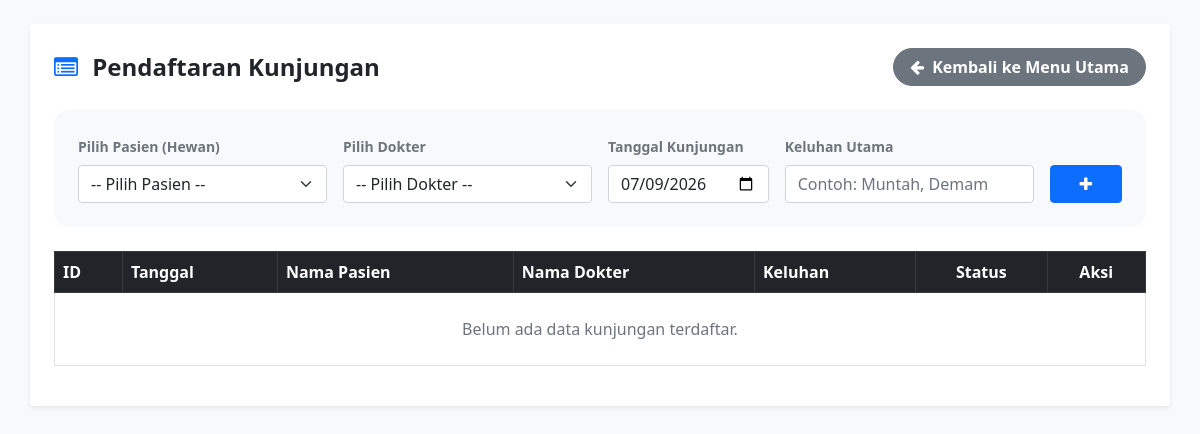
The page /page/data_kunjungan.php (signed in) on the database as committed earlier.
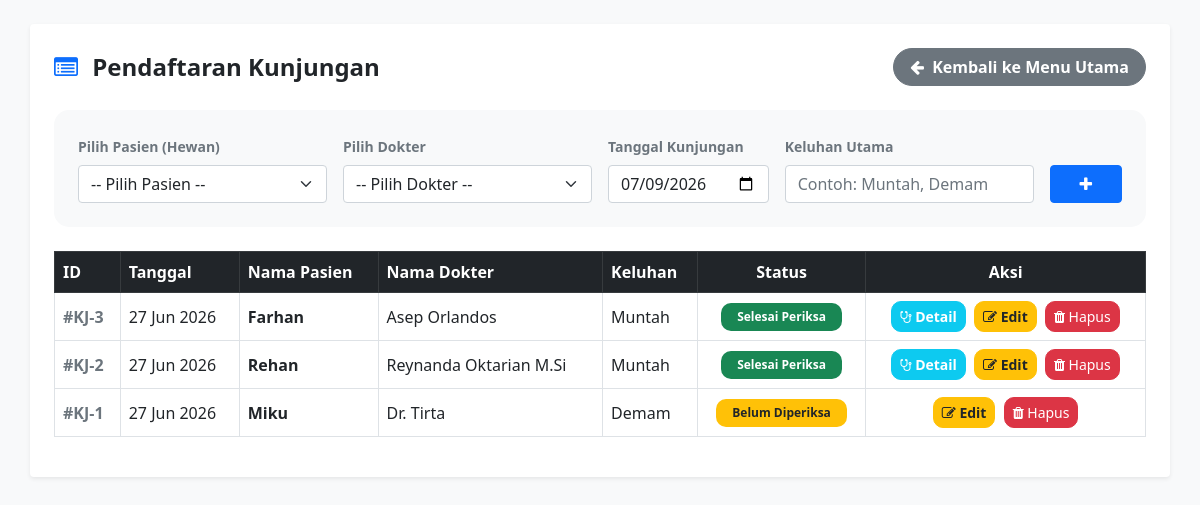
The same page on the database as committed later.
### tables this page shows
CREATE TABLE `kunjungan` (
  `ID_Kunjungan` int(11) NOT NULL,
  `ID_Hewan` int(11) DEFAULT NULL,
  `ID_Dokter` int(11) DEFAULT NULL,
  `Tanggal_Kunjungan` date NOT NULL,
  `Keluhan` text,
  `Diagnosa` text,
  `Catatan_Medis` text
);

CREATE TABLE `hewan` (
  `ID_Hewan` int(11) NOT NULL,
  `ID_Pemilik` int(11) DEFAULT NULL,
  `Nama_Hewan` varchar(100) NOT NULL,
  `Spesies` varchar(50) DEFAULT NULL,
  `Ras` varchar(50) DEFAULT NULL,
  `Jenis_Kelamin` enum('Jantan','Betina') DEFAULT NULL,
  `Tanggal_Lahir` date DEFAULT NULL
);

CREATE TABLE `dokter` (
  `ID_Dokter` int(11) NOT NULL,
  `Password` varchar(10) NOT NULL,
  `Nama_Dokter` varchar(100) NOT NULL
);

### page/data_kunjungan.php (the view, shortened to what the changed rows need)
<?php
include '../config/koneksi.php';
?>
<!DOCTYPE html>
<html lang="id">
<head>
    <link href="../vendor/bootstrap/css/bootstrap.min.css" rel="stylesheet">
    <link rel="stylesheet" href="../assets/css/fontawesome.css">
</head>
<body class="bg-light p-4">
    <div class="container bg-white p-4 shadow-sm rounded">
        <div class="table-responsive">
            <table class="table table-bordered table-hover align-middle">
                <thead class="table-dark">
                    <tr>
                        <th>ID</th>
                        <th>Tanggal</th>
                        <th>Nama Pasien</th>
                        <th>Nama Dokter</th>
                        <th>Keluhan</th>
                        <th class="text-center">Status</th>
                        <th class="text-center">Aksi</th>
                    </tr>
                </thead>
                <tbody>
                    <?php
                    $query_tampil = "SELECT k.*, h.Nama_Hewan, d.Nama_Dokter
                                     FROM kunjungan k
                                     JOIN hewan h ON k.ID_Hewan = h.ID_Hewan
                                     JOIN dokter d ON k.ID_Dokter = d.ID_Dokter
                                     ORDER BY k.ID_Kunjungan DESC";
                    $res = mysqli_query($koneksi, $query_tampil);
                    if (mysqli_num_rows($res) > 0) {
                        while ($row = mysqli_fetch_assoc($res)) {
                            $status = "<span class='badge bg-warning text-dark px-3 py-2' style='border-radius: 10px;'>Belum Diperiksa</span>";
                            $tombol_detail = "";
                            if (!empty($row['Diagnosa']) || !empty($row['Catatan_Medis'])) {
                                $status = "<span class='badge bg-success px-3 py-2' style='border-radius: 10px;'>Selesai Periksa</span>";
                                $tombol_detail = "<a href='detail_tindakan.php?id_kunjungan={$row['ID_Kunjungan']}' class='btn btn-sm btn-info text-white fw-bold px-2 me-1' style='border-radius: 10px;'><i class='fa fa-stethoscope'></i> Detail</a>";
                            }
                            echo "<tr>
                                    <td class='fw-bold text-secondary'>#KJ-{$row['ID_Kunjungan']}</td>
                                    <td>" . date('d M Y', strtotime($row['Tanggal_Kunjungan'])) . "</td>
                                    <td class='fw-bold'>" . htmlspecialchars($row['Nama_Hewan']) . "</td>
                                    <td>" . htmlspecialchars($row['Nama_Dokter']) . "</td>
                                    <td>" . htmlspecialchars($row['Keluhan']) . "</td>
                                    <td class='text-center'>{$status}</td>
                                    <td class='text-center'>
                                        {$tombol_detail}
                                        <a href='edit_kunjungan.php?id={$row['ID_Kunjungan']}' class='btn btn-sm btn-warning fw-bold px-2 me-1' style='border-radius: 10px; color: #212529;'>
                                            <i class='fa fa-edit'></i> Edit
                                        </a>
                                        <a href='data_kunjungan.php?hapus={$row['ID_Kunjungan']}' class='btn btn-sm btn-danger px-2' style='border-radius: 10px;' onclick='return confirm(\"Yakin ingin menghapus data kunjungan ini?\")'>
                                            <i class='fa fa-trash'></i> Hapus
                                        </a>
                                    </td>
                                  </tr>";
                        }
                    } else {
                        echo "<tr><td colspan='7' class='text-center py-4 text-muted'>Belum ada data kunjungan terdaftar.</td></tr>";
                    }
                    ?>
                </tbody>
            </table>
        </div>
    </div>
</body>
</html>

Rows that differ between the two databases and show on the page:
added kunjungan: ID_Kunjungan "3", Tanggal_Kunjungan "27 Jun 2026", ID_Hewan.Nama_Hewan "Farhan", ID_Dokter.Nama_Dokter "Asep Orlandos", Keluhan "Muntah", Diagnosa "Selesai Periksa"
added kunjungan: ID_Kunjungan "2", Tanggal_Kunjungan "27 Jun 2026", ID_Hewan.Nama_Hewan "Rehan", ID_Dokter.Nama_Dokter "Reynanda Oktarian M.Si", Keluhan "Muntah", shows "Selesai Periksa"
added kunjungan: ID_Kunjungan "1", Tanggal_Kunjungan "27 Jun 2026", ID_Hewan.Nama_Hewan "Miku", ID_Dokter.Nama_Dokter "Dr. Tirta", Keluhan "Demam"
Other text that changed with them:
text no longer shown: "Belum ada data kunjungan terdaftar."
